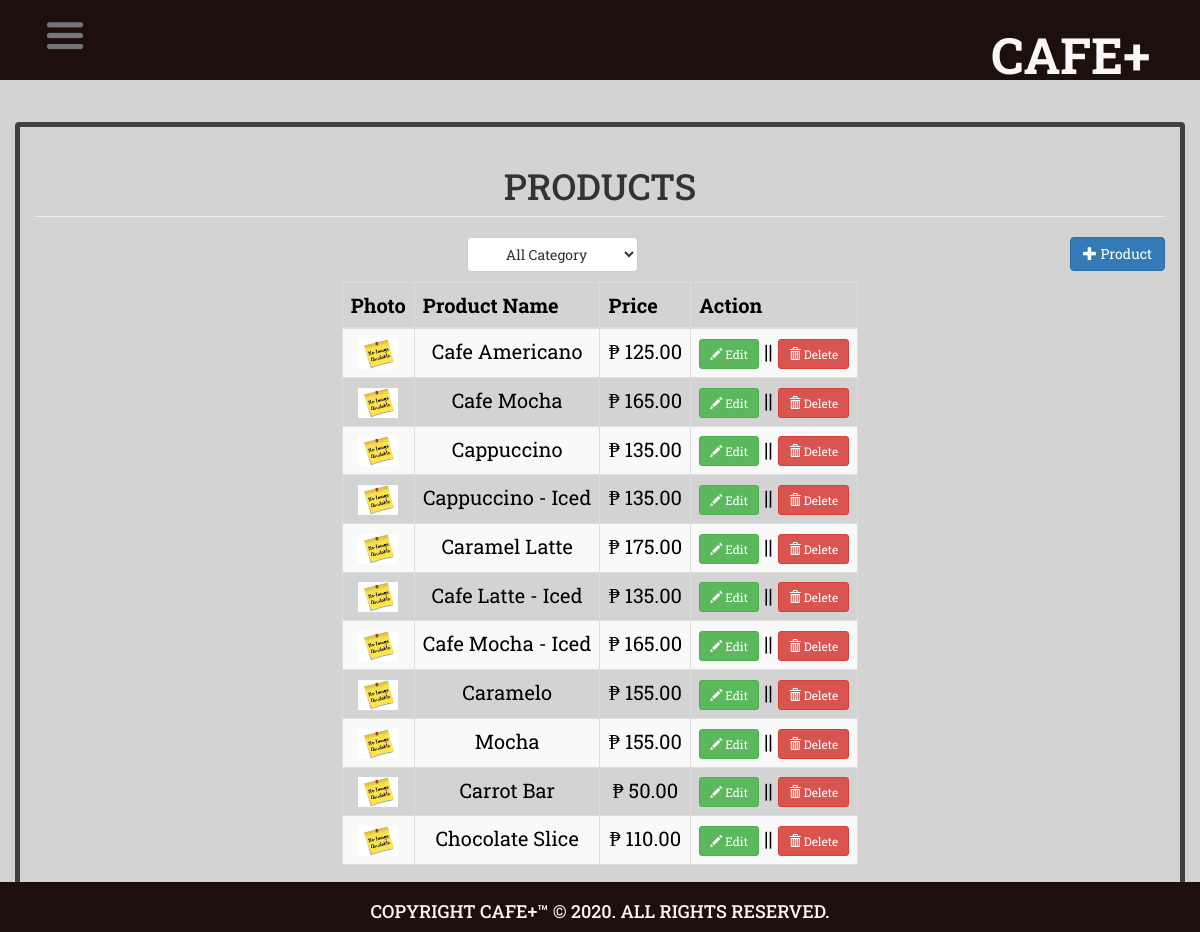
The page /product.php on the database its author committed.
### tables this page shows
CREATE TABLE `product` (
  `productid` int(11) NOT NULL,
  `categoryid` int(1) NOT NULL,
  `productname` varchar(30) NOT NULL,
  `price` double NOT NULL,
  `photo` varchar(150) NOT NULL
);

### product.php (the view, shortened to what this page needs)
<?php include('header.php'); ?>
<body>
<?php include('navbar.php'); ?>
<div class="container">
	<h1 class="page-header text-center">PRODUCTS</h1>
	<div class="row">
		<div class="col-md-12">
			<select id="catList" class="btn btn-default">
			<option value="0">All Category</option>
			</select>
			<a href="#addproduct" data-toggle="modal" class="pull-right btn btn-primary"><span class="glyphicon glyphicon-plus"></span> Product</a>
		</div>
	</div>
	<div style="margin-top:10px;">
		<table class="table table-striped table-bordered">
			<thead>
				<th>Photo</th>
				<th>Product Name</th>
				<th>Price</th>
				<th>Action</th>
			</thead>
			<tbody>
				<?php
					$where = "";
					$sql="select * from product left join category on category.categoryid=product.categoryid $where order by product.categoryid asc, productname asc";
					$query=$conn->query($sql);
					while($row=$query->fetch_array()){
						?>
						<tr>
							<td><a href="<?php if(empty($row['photo'])){echo "upload/noimage.jpg";} else{echo $row['photo'];} ?>"><img src="<?php if(empty($row['photo'])){echo "upload/noimage.jpg";} else{echo $row['photo'];} ?>" height="30px" width="40px"></a></td>
							<td><?php echo $row['productname']; ?></td>
							<td>&#8369; <?php echo number_format($row['price'], 2); ?></td>
							<td>
								<a href="#editproduct<?php echo $row['productid']; ?>" data-toggle="modal" class="btn btn-success btn-sm"><span class="glyphicon glyphicon-pencil"></span> Edit</a> || <a href="#deleteproduct<?php echo $row['productid']; ?>" data-toggle="modal" class="btn btn-danger btn-sm"><span class="glyphicon glyphicon-trash"></span> Delete</a>
							</td>
						</tr>
						<?php
					}
				?>
			</tbody>
		</table>
	</div>
</div>
<div class="footer">
    <h4>COPYRIGHT CAFE+™ © 2020. ALL RIGHTS RESERVED. </h4>
  </div>
</body>
</html>

### header.php (shortened to what this page needs)
<!DOCTYPE html>
<html lang="en">
<head>
<link rel="stylesheet" href="css/index.css">
	<link rel="stylesheet" href="https://maxcdn.bootstrapcdn.com/bootstrap/3.3.7/css/bootstrap.min.css">
</head>

### navbar.php (shortened to what this page needs)
<div id="navbar">
    <div id="logo-name">
      <h1>CAFE+</h1>
    </div>
    <div id="navbar-btn">
      <a href="#" class="menu-bars" id="show-side">
        <img class="menu-btn" src="icons/menu.png" alt="sidebar-btn">
      </a>
    </div>
  </div>

### css/index.css (style rules this page uses)
* { font-family: 'Roboto Slab', serif; margin: auto; padding: 0; box-sizing: border-box; }
body { background-color:#FFFFFF; }
#navbar { height: 80px; background-color: #1D0F0B; display: flex; }
#logo-name { margin-right: 5rem; height: 64px; width: auto; order: 1; }
#logo-name h1 { color: #FCF7F7; font-weight: 800; font-weight: bold; font-size:50px; }
#navbar-btn { height: 80px; width: 90px; margin-left: 2rem; box-sizing: border-box; order: 0; }
#navbar-btn img { display: block; margin-top: 15px; }
.menu-btn { width: 40px; height: 40px; }
.container { display: flex; flex-flow: column nowrap; align-content: flex-start; text-align: center; margin-top: 3em; width: 200%; height:200%; border:#404040 5px solid; border-radius: 4px; overflow: auto; margin-bottom: 3em; }
.footer { height: 50px; width: 100%; background-color: #1D0F0B; color: #FCF7F7; padding-top: 10px; text-align: center; bottom: 0; position: fixed; }

### header.php (style rules this page uses)
table { border-collapse: collapse; width: 90%; color: black; font-family: monospace;; font-size: 20px; text-align: center; }
body { background: #d3d3d3; }

### rows shown on the page
product: photo (placeholder picture), productname "Cafe Americano", price "125.00"
product: photo (placeholder picture), productname "Cafe Mocha", price "165.00"
product: photo (placeholder picture), productname "Cappuccino", price "135.00"
product: photo (placeholder picture), productname "Cappuccino - Iced", price "135.00"
product: photo (placeholder picture), productname "Caramel Latte", price "175.00"
product: photo (placeholder picture), productname "Cafe Latte - Iced", price "135.00"
product: photo (placeholder picture), productname "Cafe Mocha - Iced", price "165.00"
product: photo (placeholder picture), productname "Caramelo", price "155.00"
product: photo (placeholder picture), productname "Mocha", price "155.00"
product: photo (placeholder picture), productname "Carrot Bar", price "50.00"
product: photo (placeholder picture), productname "Chocolate Slice", price "110.00"
